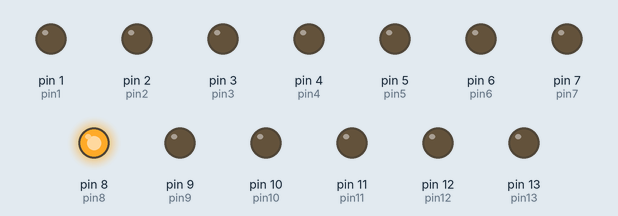
A program run on a simulated MicroPython board. Parts: output pins drawn as LEDs (lit = HIGH). At 0.0 s the program stops and its outputs stay as they are.

Above: at 0.1 s.
Timing chart, 0 to 1.5 s (numbered marks = the images above):
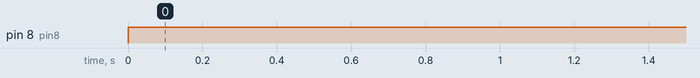

The program:

pin_test.py
```python
import machine
pin1=machine.Pin(1, machine.Pin.OUT)
pin2=machine.Pin(2, machine.Pin.OUT)
pin3=machine.Pin(3, machine.Pin.OUT)
pin4=machine.Pin(4, machine.Pin.OUT)
pin5=machine.Pin(5, machine.Pin.OUT)
pin6=machine.Pin(6, machine.Pin.OUT)
pin7=machine.Pin(7, machine.Pin.OUT)
pin8=machine.Pin(8, machine.Pin.OUT)
pin9=machine.Pin(9, machine.Pin.OUT)
pin10=machine.Pin(10, machine.Pin.OUT)
pin11=machine.Pin(11, machine.Pin.OUT)
pin12=machine.Pin(12, machine.Pin.OUT)
pin13=machine.Pin(13, machine.Pin.OUT)

pin8.value(1)
```

Measured:
- by itself, pin 8 (pin8): LOW → HIGH at 0.00 s
